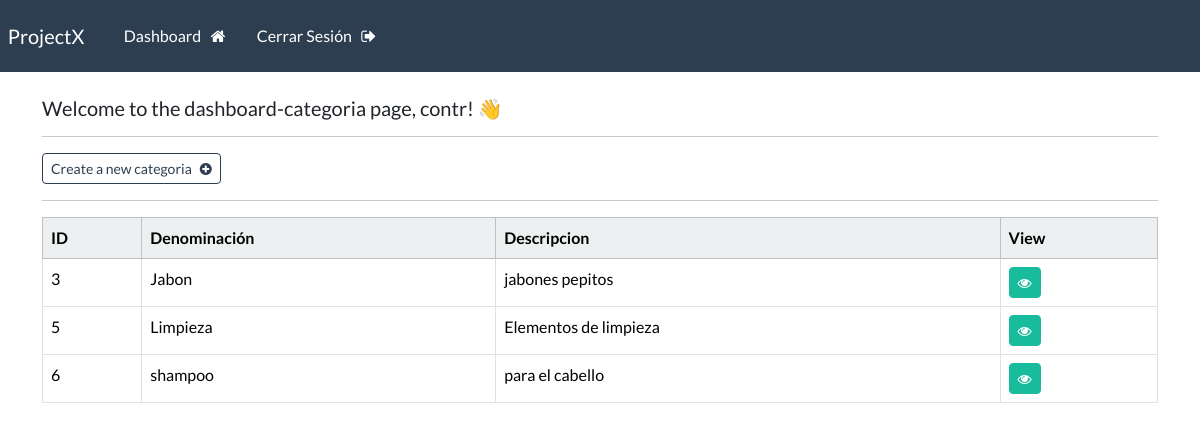
The page /dashboard-categoria (signed in) on the database as committed earlier.
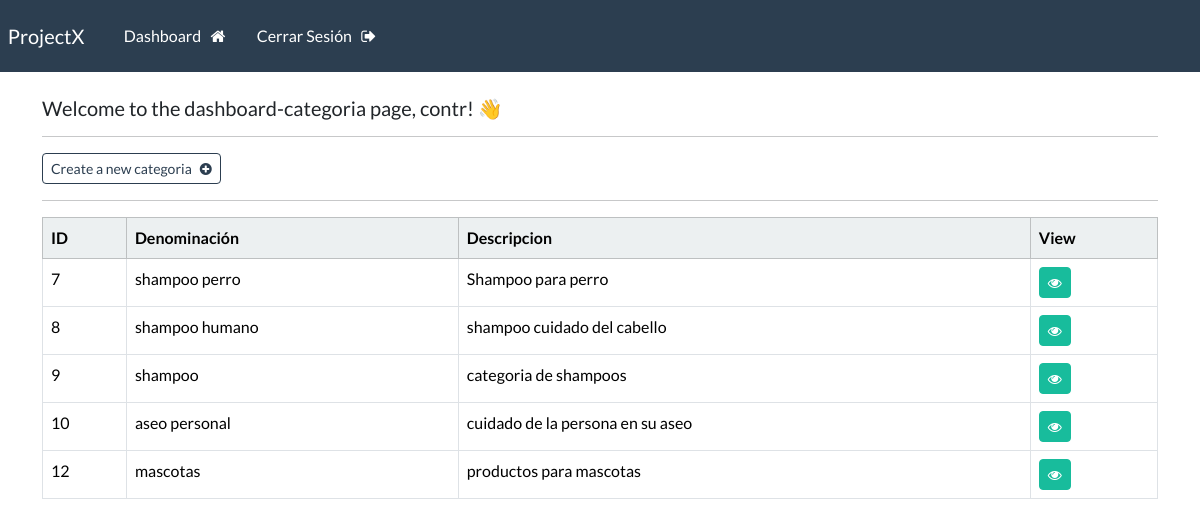
The same page on the database as committed later.
### webapp/models.py (models this page shows, shortened)
class Categoria(models.Model):
    id = models.AutoField(primary_key=True)
    denominacion = models.CharField(max_length=100)
    descripcion = models.CharField(max_length=100)

### webapp/views.py (the view)
# urls.py: path('dashboard-categoria', views.dashboard_categoria, name="dashboard-categoria"),
@login_required(login_url='my-login')
def dashboard_categoria(request):
    my_categorias = Categoria.objects.all()
    context = {'categorias': my_categorias}
    return render(request,'webapp/dashboard-categoria.html', context=context)

### webapp/templates/webapp/dashboard-categoria.html
{% extends 'webapp/base.html' %}
{% block content %}
    <h5> Welcome to the dashboard-categoria page, {{user}}! 👋</h5>
    <hr>
    <a class="btn btn-outline-primary btn-sm" href="{% url 'create-categoria' %}">
        Create a new categoria &nbsp; <i class="fa fa-plus-circle" aria-hidden="true"></i>
    </a>
    <hr>
    <table class="table table table-hover table-bordered">
        <thead class="table-light">
            <tr>
                <th scope="col"> ID </th>
                <th scope="col"> Denominación</th>
                <th scope="col"> Descripcion</th>
                <th scope="col"> View </th>
            </tr>
        </thead>
        <tbody>
        {% if categorias %}
            {% for categoria in categorias %}
            <tr>
                <td> {{categoria.id}} </td>
                <td> {{categoria.denominacion}}</td>
                <td> {{categoria.descripcion}}</td>
                <td> <a class="btn btn-success btn-sm" href="{% url 'categoria' categoria.id %}"> <i class="fa fa-eye" aria-hidden="true"></i> </a></td>
            </tr>
            {% endfor %}
        {% endif %}
        </tbody>
    </table>
{% endblock %}

### webapp/templates/webapp/base.html (shortened to what this page needs)
{% load static %}
<!DOCTYPE html>
<html>
    <head>
        <link rel="stylesheet" type="text/css" href="https://bootswatch.com/5/flatly/bootstrap.min.css">
        <link rel="stylesheet" type="text/css" href="{% static 'css/styles.css' %}">
        <link rel="stylesheet" href="https://cdnjs.cloudflare.com/ajax/libs/font-awesome/4.7.0/css/font-awesome.min.css">
    </head>
    <body>
        {% include 'webapp/navbar.html' %}
        <div class="container">
            <br>
            {% block content %}
            {% endblock %}
        </div>
    </body>
</html>

### webapp/templates/webapp/navbar.html (shortened to what this page needs)
<nav class="navbar navbar-expand-lg navbar-dark bg-primary justify-content-center">
    <a class="navbar-brand main-heading" href="{% url '' %}">
      &nbsp; ProjectX
    </a>
      <div class="collapse navbar-collapse text-center" id="navbarNavDropdown">
        <ul class="navbar-nav mr-auto">
          {% if user.is_authenticated %}
            <li class="nav-item">
              <a class="nav-link" href="{% url 'dashboard' %}">Dashboard &nbsp; <i class="fa fa-home" aria-hidden="true"></i> </a>
            </li>
            <li class="nav-item">
              <a class="nav-link" href="{% url 'user-logout' %}">Cerrar Sesión &nbsp; <i class="fa fa-sign-out" aria-hidden="true"></i> </a>
            </li>
        </ul>
        {% else %}
        &nbsp;     &nbsp;     &nbsp;
        <li class="nav-item">
          <a class="nav-link" href="{% url 'my-login' %}">Iniciar Sesión</a>
        </li>
        {% endif %}
      </div>
  </nav>

Rows that differ between the two databases and show on the page:
removed Categoria: id "3", denominacion "Jabon", descripcion "jabones pepitos"
removed Categoria: id "5", denominacion "Limpieza", descripcion "Elementos de limpieza"
removed Categoria: id "6", denominacion "shampoo", descripcion "para el cabello"
added Categoria: id "7", denominacion "shampoo perro", descripcion "Shampoo para perro"
added Categoria: id "8", denominacion "shampoo humano", descripcion "shampoo cuidado del cabello"
added Categoria: id "9", denominacion "shampoo", descripcion "categoria de shampoos"
added Categoria: id "10", denominacion "aseo personal", descripcion "cuidado de la persona en su aseo"
added Categoria: id "12", denominacion "mascotas", descripcion "productos para mascotas"
